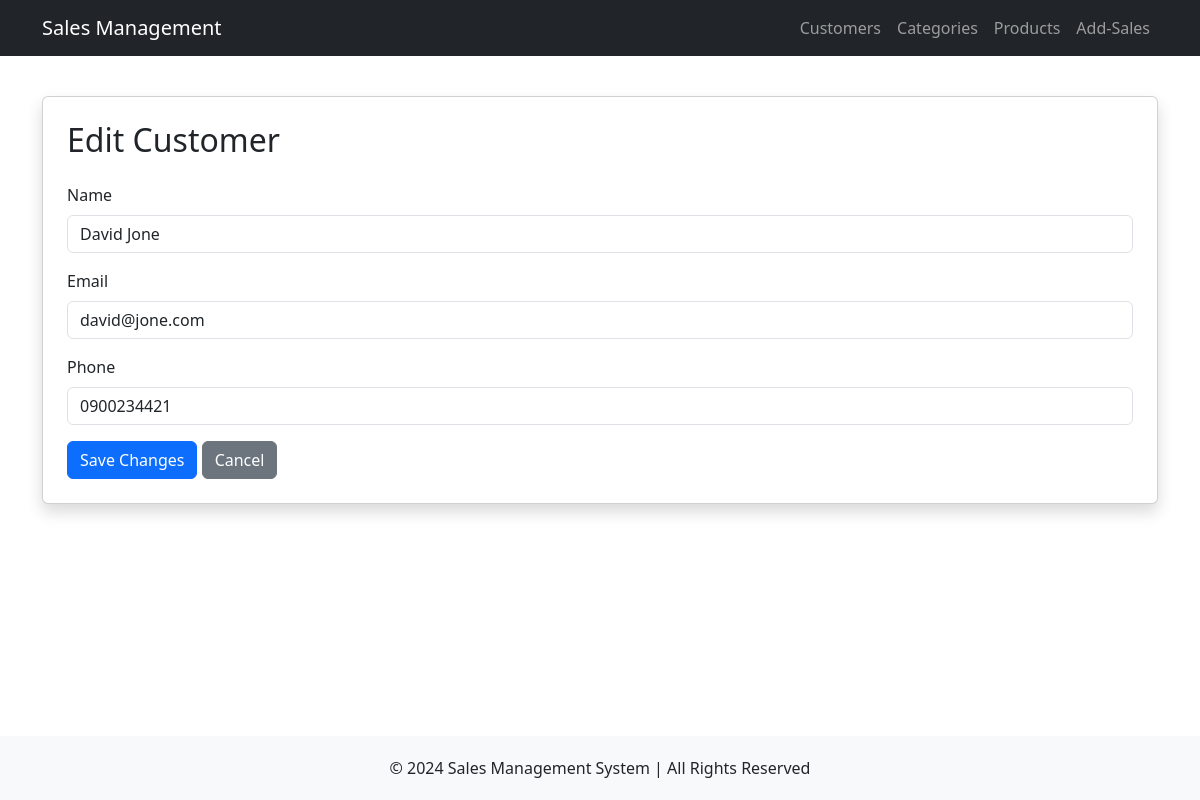
The app's page /edit_customer/1, older data.
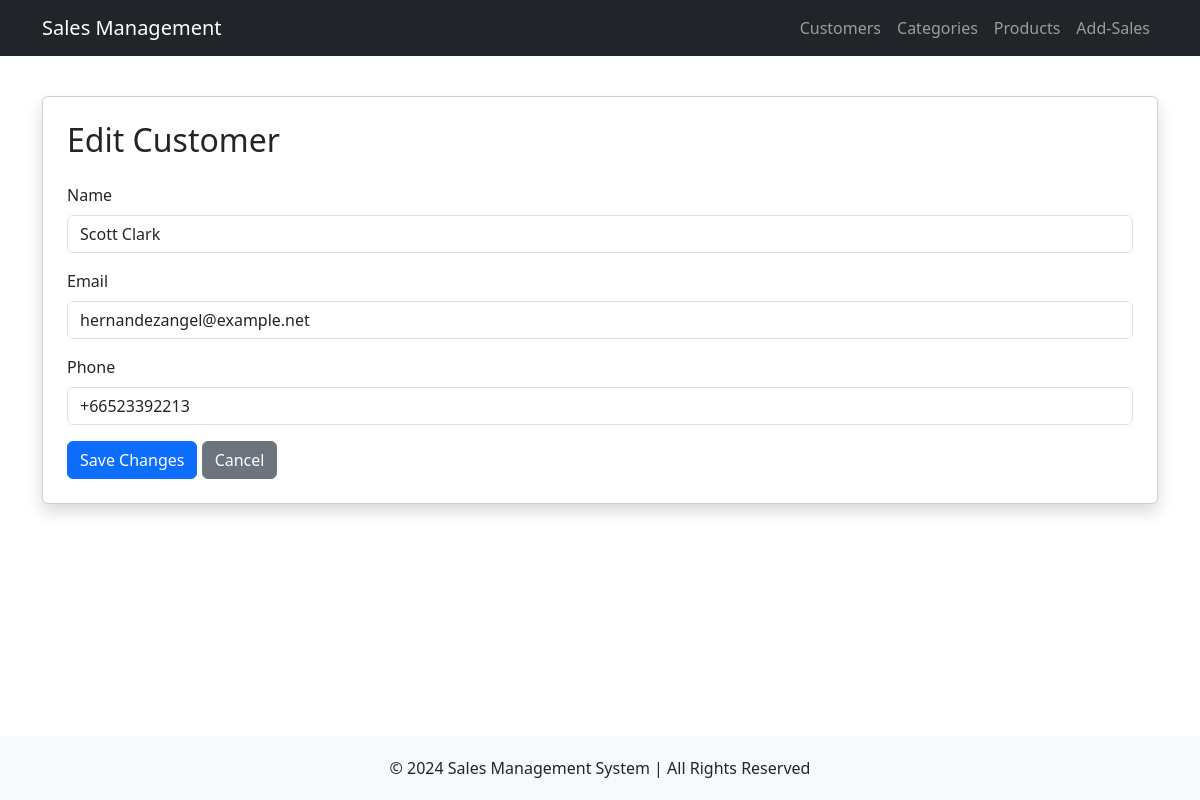
The same page, newer data.
### tables this page shows
CREATE TABLE Customers (
    cus_id INTEGER PRIMARY KEY AUTOINCREMENT NOT NULL UNIQUE,
    name VARCHAR(30) NOT NULL,
    email VARCHAR(50) UNIQUE,
    tel VARCHAR(15) UNIQUE
);

### routes/customers.py (the view, shortened to what this page needs)
@customer_bp.route('/edit_customer/<int:cus_id>', methods=['GET', 'POST'])
def edit_customer(cus_id):
    try:
        conn = get_db_connection()
        customer = conn.execute('SELECT * FROM Customers WHERE cus_id = ?', (cus_id,)).fetchone()
        conn.close()
        return render_template('edit_customer.html', customer=customer)
    except Exception as e:
        flash(f"Error updating customer: {str(e)}", 'danger')
        return redirect(url_for('customer_bp.customers'))

### routes/customers.py (called while the page is built)
def get_db_connection():
    conn = sqlite3.connect(DATABASE)
    conn.row_factory = sqlite3.Row
    return conn

### templates/edit_customer.html
{% extends 'base.html' %}
{% block content %}
    <div class='card shadow p-4'>
        <h2 class='mb-4'>Edit Customer</h2>
        <form action='' method='post'>
            <div class='mb-3'>
                <label class='form-label'>Name</label>
                <input type='text' name='name' value='{{ customer["name"] }}' required class='form-control'>
            </div>
            <div class='mb-3'>
                <label class='form-label'>Email</label>
                <input type='email' name='email' value='{{ customer["email"] }}' required class='form-control'>
            </div>
            <div class='mb-3'>
                <label class='form-label'>Phone</label>
                <input type='text' name='tel' value='{{ customer["tel"] }}' required class='form-control'>
            </div>
            <button type='submit' class='btn btn-primary'>Save Changes</button>
            <a href='/customers' class='btn btn-secondary'>Cancel</a>
        </form>
    </div>
{% endblock %}

Row changes from the older to the newer data that the page shows:
changed Customers: name "David Jone" → "Scott Clark"; email "david@jone.com" → "hernandezangel@example.net"; tel "0900234421" → "+66523392213"
